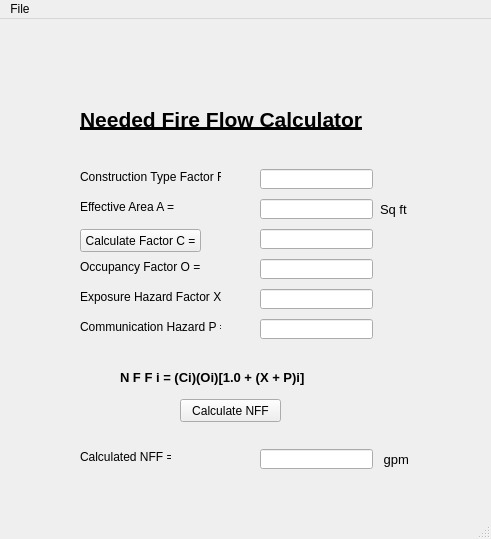
<?xml version="1.0" encoding="UTF-8"?>
<ui version="4.0">
 <class>MainWindow</class>
 <widget class="QMainWindow" name="MainWindow">
  <property name="geometry">
   <rect>
    <x>0</x>
    <y>0</y>
    <width>491</width>
    <height>539</height>
   </rect>
  </property>
  <property name="windowTitle">
   <string>MainWindow</string>
  </property>
  <widget class="QWidget" name="centralwidget">
   <widget class="QLabel" name="label">
    <property name="geometry">
     <rect>
      <x>0</x>
      <y>0</y>
      <width>501</width>
      <height>71</height>
     </rect>
    </property>
    <property name="text">
     <string/>
    </property>
    <property name="pixmap">
     <pixmap>header.png</pixmap>
    </property>
   </widget>
   <widget class="QLabel" name="label_2">
    <property name="geometry">
     <rect>
      <x>80</x>
      <y>80</y>
      <width>301</width>
      <height>41</height>
     </rect>
    </property>
    <property name="font">
     <font>
      <pointsize>16</pointsize>
      <weight>75</weight>
      <bold>true</bold>
      <underline>true</underline>
     </font>
    </property>
    <property name="text">
     <string>Needed Fire Flow Calculator</string>
    </property>
   </widget>
   <widget class="QLabel" name="label_3">
    <property name="geometry">
     <rect>
      <x>80</x>
      <y>150</y>
      <width>141</width>
      <height>16</height>
     </rect>
    </property>
    <property name="text">
     <string>Construction Type Factor F =</string>
    </property>
   </widget>
   <widget class="QLabel" name="label_4">
    <property name="geometry">
     <rect>
      <x>80</x>
      <y>180</y>
      <width>141</width>
      <height>16</height>
     </rect>
    </property>
    <property name="text">
     <string>Effective Area A =</string>
    </property>
   </widget>
   <widget class="QLabel" name="label_6">
    <property name="geometry">
     <rect>
      <x>80</x>
      <y>240</y>
      <width>141</width>
      <height>16</height>
     </rect>
    </property>
    <property name="text">
     <string>Occupancy Factor O =</string>
    </property>
   </widget>
   <widget class="QLabel" name="label_7">
    <property name="geometry">
     <rect>
      <x>80</x>
      <y>270</y>
      <width>141</width>
      <height>16</height>
     </rect>
    </property>
    <property name="text">
     <string>Exposure Hazard Factor X =</string>
    </property>
   </widget>
   <widget class="QLabel" name="label_8">
    <property name="geometry">
     <rect>
      <x>80</x>
      <y>300</y>
      <width>141</width>
      <height>16</height>
     </rect>
    </property>
    <property name="text">
     <string>Communication Hazard P =</string>
    </property>
   </widget>
   <widget class="QLabel" name="label_9">
    <property name="geometry">
     <rect>
      <x>120</x>
      <y>350</y>
      <width>221</width>
      <height>16</height>
     </rect>
    </property>
    <property name="font">
     <font>
      <pointsize>10</pointsize>
      <weight>75</weight>
      <bold>true</bold>
     </font>
    </property>
    <property name="text">
     <string>N F F i = (Ci)(Oi)[1.0 + (X + P)i]</string>
    </property>
   </widget>
   <widget class="QLabel" name="label_10">
    <property name="geometry">
     <rect>
      <x>80</x>
      <y>430</y>
      <width>91</width>
      <height>16</height>
     </rect>
    </property>
    <property name="text">
     <string>Calculated NFF =</string>
    </property>
   </widget>
   <widget class="QLineEdit" name="lineEdit">
    <property name="geometry">
     <rect>
      <x>260</x>
      <y>150</y>
      <width>113</width>
      <height>20</height>
     </rect>
    </property>
   </widget>
   <widget class="QLineEdit" name="lineEdit_2">
    <property name="geometry">
     <rect>
      <x>260</x>
      <y>180</y>
      <width>113</width>
      <height>20</height>
     </rect>
    </property>
   </widget>
   <widget class="QLineEdit" name="lineEdit_3">
    <property name="geometry">
     <rect>
      <x>260</x>
      <y>210</y>
      <width>113</width>
      <height>20</height>
     </rect>
    </property>
   </widget>
   <widget class="QLineEdit" name="lineEdit_4">
    <property name="geometry">
     <rect>
      <x>260</x>
      <y>240</y>
      <width>113</width>
      <height>20</height>
     </rect>
    </property>
   </widget>
   <widget class="QLineEdit" name="lineEdit_5">
    <property name="geometry">
     <rect>
      <x>260</x>
      <y>270</y>
      <width>113</width>
      <height>20</height>
     </rect>
    </property>
   </widget>
   <widget class="QLineEdit" name="lineEdit_6">
    <property name="geometry">
     <rect>
      <x>260</x>
      <y>300</y>
      <width>113</width>
      <height>20</height>
     </rect>
    </property>
   </widget>
   <widget class="QLineEdit" name="lineEdit_7">
    <property name="geometry">
     <rect>
      <x>260</x>
      <y>430</y>
      <width>113</width>
      <height>20</height>
     </rect>
    </property>
   </widget>
   <widget class="QLabel" name="label_11">
    <property name="geometry">
     <rect>
      <x>380</x>
      <y>430</y>
      <width>47</width>
      <height>21</height>
     </rect>
    </property>
    <property name="font">
     <font>
      <pointsize>10</pointsize>
     </font>
    </property>
    <property name="text">
     <string> gpm</string>
    </property>
   </widget>
   <widget class="QLabel" name="label_12">
    <property name="geometry">
     <rect>
      <x>380</x>
      <y>180</y>
      <width>47</width>
      <height>21</height>
     </rect>
    </property>
    <property name="font">
     <font>
      <pointsize>10</pointsize>
     </font>
    </property>
    <property name="text">
     <string>Sq ft</string>
    </property>
   </widget>
   <widget class="QPushButton" name="pushButton">
    <property name="geometry">
     <rect>
      <x>180</x>
      <y>380</y>
      <width>101</width>
      <height>23</height>
     </rect>
    </property>
    <property name="text">
     <string>Calculate NFF</string>
    </property>
   </widget>
   <widget class="QPushButton" name="pushButton_2">
    <property name="geometry">
     <rect>
      <x>80</x>
      <y>210</y>
      <width>121</width>
      <height>23</height>
     </rect>
    </property>
    <property name="autoFillBackground">
     <bool>false</bool>
    </property>
    <property name="text">
     <string>Calculate Factor C =</string>
    </property>
   </widget>
  </widget>
  <widget class="QMenuBar" name="menubar">
   <property name="geometry">
    <rect>
     <x>0</x>
     <y>0</y>
     <width>491</width>
     <height>21</height>
    </rect>
   </property>
   <widget class="QMenu" name="menuFile">
    <property name="title">
     <string>File</string>
    </property>
    <addaction name="actionUser_Manual"/>
    <addaction name="actionNFF_For_Acad_Building"/>
    <addaction name="actionAbout_the_Software"/>
   </widget>
   <addaction name="menuFile"/>
  </widget>
  <widget class="QStatusBar" name="statusbar"/>
  <action name="actionUser_Manual">
   <property name="text">
    <string>User Manual</string>
   </property>
  </action>
  <action name="actionNFF_For_Acad_Building">
   <property name="text">
    <string>NFF For Acad. Building</string>
   </property>
  </action>
  <action name="actionAbout_the_Software">
   <property name="text">
    <string>About the Software</string>
   </property>
  </action>
 </widget>
 <resources/>
 <connections/>
</ui>
